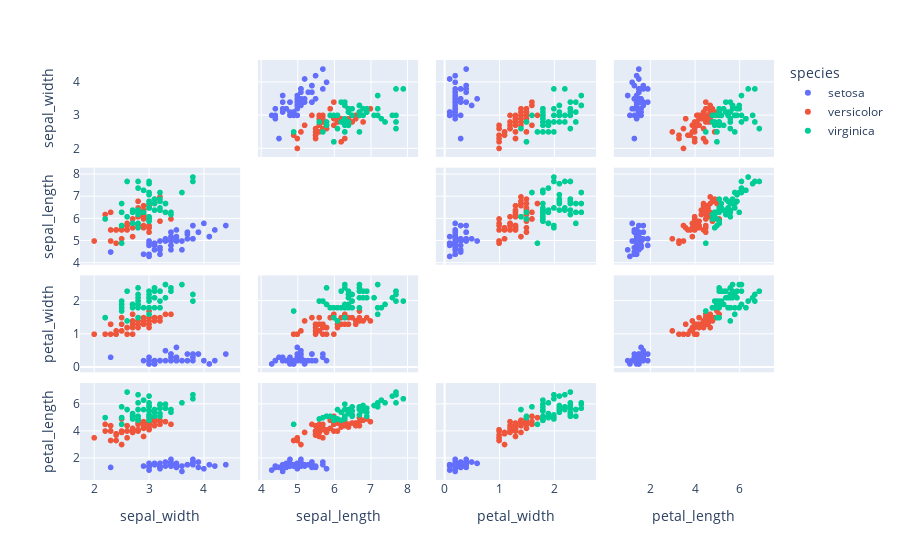

Here is the notebook cell this chart was saved with:
### Code cell
df = px.data.iris()
features = ["sepal_width", "sepal_length", "petal_width", "petal_length"]

fig = px.scatter_matrix(
    df,
    dimensions=features,
    color="species"
)
fig.update_traces(diagonal_visible=False)
fig.show()

### Figure 1 — Plotly figure (JSON) as saved in the notebook; plotly's stock layout.template omitted (floating-point values rounded to 4 significant figures)
{"data": [{"diagonal": {"visible": false}, "dimensions": [{"axis": {"matches": true}, "label": "sepal_width", "values": [3.5, 3, 3.2, 3.1, 3.6, 3.9, 3.4, 3.4, 2.9, 3.1, 3.7, 3.4, 3, 3, 4, 4.4, 3.9, 3.5, 3.8, 3.8, 3.4, 3.7, 3.6, 3.3, 3.4, 3, 3.4, 3.5, 3.4, 3.2, 3.1, 3.4, 4.1, 4.2, 3.1, 3.2, 3.5, 3.1, 3, 3.4, 3.5, 2.3, 3.2, 3.5, 3.8, 3, 3.8, 3.2, 3.7, 3.3]}, {"axis": {"matches": true}, "label": "sepal_length", "values": [5.1, 4.9, 4.7, 4.6, 5, 5.4, 4.6, 5, 4.4, 4.9, 5.4, 4.8, 4.8, 4.3, 5.8, 5.7, 5.4, 5.1, 5.7, 5.1, 5.4, 5.1, 4.6, 5.1, 4.8, 5, 5, 5.2, 5.2, 4.7, 4.8, 5.4, 5.2, 5.5, 4.9, 5, 5.5, 4.9, 4.4, 5.1, 5, 4.5, 4.4, 5, 5.1, 4.8, 5.1, 4.6, 5.3, 5]}, {"axis": {"matches": true}, "label": "petal_width", "values": [0.2, 0.2, 0.2, 0.2, 0.2, 0.4, 0.3, 0.2, 0.2, 0.1, 0.2, 0.2, 0.1, 0.1, 0.2, 0.4, 0.4, 0.3, 0.3, 0.3, 0.2, 0.4, 0.2, 0.5, 0.2, 0.2, 0.4, 0.2, 0.2, 0.2, 0.2, 0.4, 0.1, 0.2, 0.1, 0.2, 0.2, 0.1, 0.2, 0.2, 0.3, 0.3, 0.2, 0.6, 0.4, 0.3, 0.2, 0.2, 0.2, 0.2]}, {"axis": {"matches": true}, "label": "petal_length", "values": [1.4, 1.4, 1.3, 1.5, 1.4, 1.7, 1.4, 1.5, 1.4, 1.5, 1.5, 1.6, 1.4, 1.1, 1.2, 1.5, 1.3, 1.4, 1.7, 1.5, 1.7, 1.5, 1, 1.7, 1.9, 1.6, 1.6, 1.5, 1.4, 1.6, 1.6, 1.5, 1.5, 1.4, 1.5, 1.2, 1.3, 1.5, 1.3, 1.5, 1.3, 1.3, 1.3, 1.6, 1.9, 1.4, 1.6, 1.4, 1.5, 1.4]}], "hovertemplate": "species=setosa<br>%{xaxis.title.text}=%{x}<br>%{yaxis.title.text}=%{y}<extra></extra>", "legendgroup": "setosa", "marker": {"color": "#636efa", "symbol": "circle"}, "name": "setosa", "showlegend": true, "type": "splom"}, {"diagonal": {"visible": false}, "dimensions": [{"axis": {"matches": true}, "label": "sepal_width", "values": [3.2, 3.2, 3.1, 2.3, 2.8, 2.8, 3.3, 2.4, 2.9, 2.7, 2, 3, 2.2, 2.9, 2.9, 3.1, 3, 2.7, 2.2, 2.5, 3.2, 2.8, 2.5, 2.8, 2.9, 3, 2.8, 3, 2.9, 2.6, 2.4, 2.4, 2.7, 2.7, 3, 3.4, 3.1, 2.3, 3, 2.5, 2.6, 3, 2.6, 2.3, 2.7, 3, 2.9, 2.9, 2.5, 2.8]}, {"axis": {"matches": true}, "label": "sepal_length", "values": [7, 6.4, 6.9, 5.5, 6.5, 5.7, 6.3, 4.9, 6.6, 5.2, 5, 5.9, 6, 6.1, 5.6, 6.7, 5.6, 5.8, 6.2, 5.6, 5.9, 6.1, 6.3, 6.1, 6.4, 6.6, 6.8, 6.7, 6, 5.7, 5.5, 5.5, 5.8, 6, 5.4, 6, 6.7, 6.3, 5.6, 5.5, 5.5, 6.1, 5.8, 5, 5.6, 5.7, 5.7, 6.2, 5.1, 5.7]}, {"axis": {"matches": true}, "label": "petal_width", "values": [1.4, 1.5, 1.5, 1.3, 1.5, 1.3, 1.6, 1, 1.3, 1.4, 1, 1.5, 1, 1.4, 1.3, 1.4, 1.5, 1, 1.5, 1.1, 1.8, 1.3, 1.5, 1.2, 1.3, 1.4, 1.4, 1.7, 1.5, 1, 1.1, 1, 1.2, 1.6, 1.5, 1.6, 1.5, 1.3, 1.3, 1.3, 1.2, 1.4, 1.2, 1, 1.3, 1.2, 1.3, 1.3, 1.1, 1.3]}, {"axis": {"matches": true}, "label": "petal_length", "values": [4.7, 4.5, 4.9, 4, 4.6, 4.5, 4.7, 3.3, 4.6, 3.9, 3.5, 4.2, 4, 4.7, 3.6, 4.4, 4.5, 4.1, 4.5, 3.9, 4.8, 4, 4.9, 4.7, 4.3, 4.4, 4.8, 5, 4.5, 3.5, 3.8, 3.7, 3.9, 5.1, 4.5, 4.5, 4.7, 4.4, 4.1, 4, 4.4, 4.6, 4, 3.3, 4.2, 4.2, 4.2, 4.3, 3, 4.1]}], "hovertemplate": "species=versicolor<br>%{xaxis.title.text}=%{x}<br>%{yaxis.title.text}=%{y}<extra></extra>", "legendgroup": "versicolor", "marker": {"color": "#EF553B", "symbol": "circle"}, "name": "versicolor", "showlegend": true, "type": "splom"}, {"diagonal": {"visible": false}, "dimensions": [{"axis": {"matches": true}, "label": "sepal_width", "values": [3.3, 2.7, 3, 2.9, 3, 3, 2.5, 2.9, 2.5, 3.6, 3.2, 2.7, 3, 2.5, 2.8, 3.2, 3, 3.8, 2.6, 2.2, 3.2, 2.8, 2.8, 2.7, 3.3, 3.2, 2.8, 3, 2.8, 3, 2.8, 3.8, 2.8, 2.8, 2.6, 3, 3.4, 3.1, 3, 3.1, 3.1, 3.1, 2.7, 3.2, 3.3, 3, 2.5, 3, 3.4, 3]}, {"axis": {"matches": true}, "label": "sepal_length", "values": [6.3, 5.8, 7.1, 6.3, 6.5, 7.6, 4.9, 7.3, 6.7, 7.2, 6.5, 6.4, 6.8, 5.7, 5.8, 6.4, 6.5, 7.7, 7.7, 6, 6.9, 5.6, 7.7, 6.3, 6.7, 7.2, 6.2, 6.1, 6.4, 7.2, 7.4, 7.9, 6.4, 6.3, 6.1, 7.7, 6.3, 6.4, 6, 6.9, 6.7, 6.9, 5.8, 6.8, 6.7, 6.7, 6.3, 6.5, 6.2, 5.9]}, {"axis": {"matches": true}, "label": "petal_width", "values": [2.5, 1.9, 2.1, 1.8, 2.2, 2.1, 1.7, 1.8, 1.8, 2.5, 2, 1.9, 2.1, 2, 2.4, 2.3, 1.8, 2.2, 2.3, 1.5, 2.3, 2, 2, 1.8, 2.1, 1.8, 1.8, 1.8, 2.1, 1.6, 1.9, 2, 2.2, 1.5, 1.4, 2.3, 2.4, 1.8, 1.8, 2.1, 2.4, 2.3, 1.9, 2.3, 2.5, 2.3, 1.9, 2, 2.3, 1.8]}, {"axis": {"matches": true}, "label": "petal_length", "values": [6, 5.1, 5.9, 5.6, 5.8, 6.6, 4.5, 6.3, 5.8, 6.1, 5.1, 5.3, 5.5, 5, 5.1, 5.3, 5.5, 6.7, 6.9, 5, 5.7, 4.9, 6.7, 4.9, 5.7, 6, 4.8, 4.9, 5.6, 5.8, 6.1, 6.4, 5.6, 5.1, 5.6, 6.1, 5.6, 5.5, 4.8, 5.4, 5.6, 5.1, 5.1, 5.9, 5.7, 5.2, 5, 5.2, 5.4, 5.1]}], "hovertemplate": "species=virginica<br>%{xaxis.title.text}=%{x}<br>%{yaxis.title.text}=%{y}<extra></extra>", "legendgroup": "virginica", "marker": {"color": "#00cc96", "symbol": "circle"}, "name": "virginica", "showlegend": true, "type": "splom"}], "layout": {"dragmode": "select", "legend": {"title": {"text": "species"}, "tracegroupgap": 0}, "margin": {"t": 60}}}
